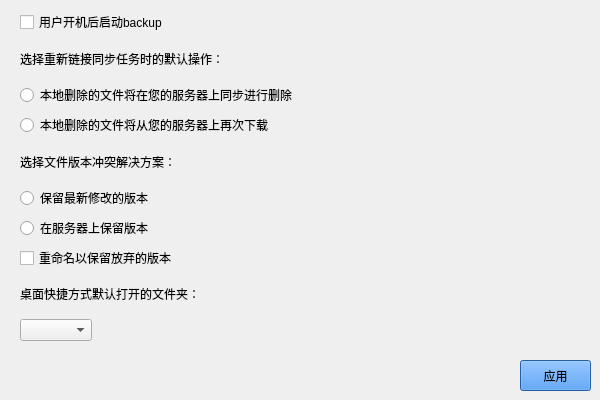
<?xml version="1.0" encoding="UTF-8"?>
<ui version="4.0">
 <class>routine</class>
 <widget class="QWidget" name="routine">
  <property name="geometry">
   <rect>
    <x>0</x>
    <y>0</y>
    <width>600</width>
    <height>400</height>
   </rect>
  </property>
  <property name="windowTitle">
   <string>Form</string>
  </property>
  <widget class="QPushButton" name="pushButton">
   <property name="geometry">
    <rect>
     <x>520</x>
     <y>360</y>
     <width>71</width>
     <height>31</height>
    </rect>
   </property>
   <property name="styleSheet">
    <string notr="true">background-color: rgb(53, 132, 228);</string>
   </property>
   <property name="text">
    <string>应用</string>
   </property>
  </widget>
  <widget class="QWidget" name="layoutWidget">
   <property name="geometry">
    <rect>
     <x>20</x>
     <y>10</y>
     <width>541</width>
     <height>331</height>
    </rect>
   </property>
   <layout class="QVBoxLayout" name="verticalLayout">
    <item>
     <widget class="QCheckBox" name="checkBox">
      <property name="text">
       <string>用户开机后启动backup</string>
      </property>
     </widget>
    </item>
    <item>
     <widget class="QLabel" name="label">
      <property name="text">
       <string>选择重新链接同步任务时的默认操作：</string>
      </property>
     </widget>
    </item>
    <item>
     <widget class="QRadioButton" name="radioButton_2">
      <property name="text">
       <string>本地删除的文件将在您的服务器上同步进行删除</string>
      </property>
     </widget>
    </item>
    <item>
     <widget class="QRadioButton" name="radioButton">
      <property name="acceptDrops">
       <bool>false</bool>
      </property>
      <property name="text">
       <string>本地删除的文件将从您的服务器上再次下载</string>
      </property>
     </widget>
    </item>
    <item>
     <widget class="QLabel" name="label_2">
      <property name="text">
       <string>选择文件版本冲突解决方案：</string>
      </property>
     </widget>
    </item>
    <item>
     <widget class="QRadioButton" name="radioButton_4">
      <property name="acceptDrops">
       <bool>false</bool>
      </property>
      <property name="text">
       <string>保留最新修改的版本</string>
      </property>
     </widget>
    </item>
    <item>
     <widget class="QRadioButton" name="radioButton_3">
      <property name="text">
       <string>在服务器上保留版本</string>
      </property>
     </widget>
    </item>
    <item>
     <widget class="QCheckBox" name="checkBox_2">
      <property name="text">
       <string>重命名以保留放弃的版本</string>
      </property>
     </widget>
    </item>
    <item>
     <widget class="QLabel" name="label_3">
      <property name="text">
       <string>&lt;html&gt;&lt;head/&gt;&lt;body&gt;&lt;p&gt;桌面快捷方式默认打开的文件夹：&lt;/p&gt;&lt;/body&gt;&lt;/html&gt;</string>
      </property>
     </widget>
    </item>
    <item alignment="Qt::AlignLeft">
     <widget class="QComboBox" name="comboBox"/>
    </item>
   </layout>
  </widget>
 </widget>
 <resources/>
 <connections/>
</ui>
